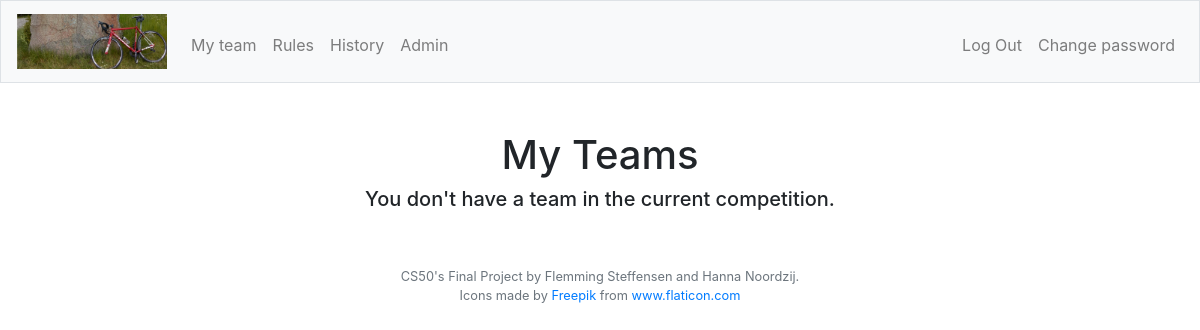
Before: /myteam (signed in) with the older database file.
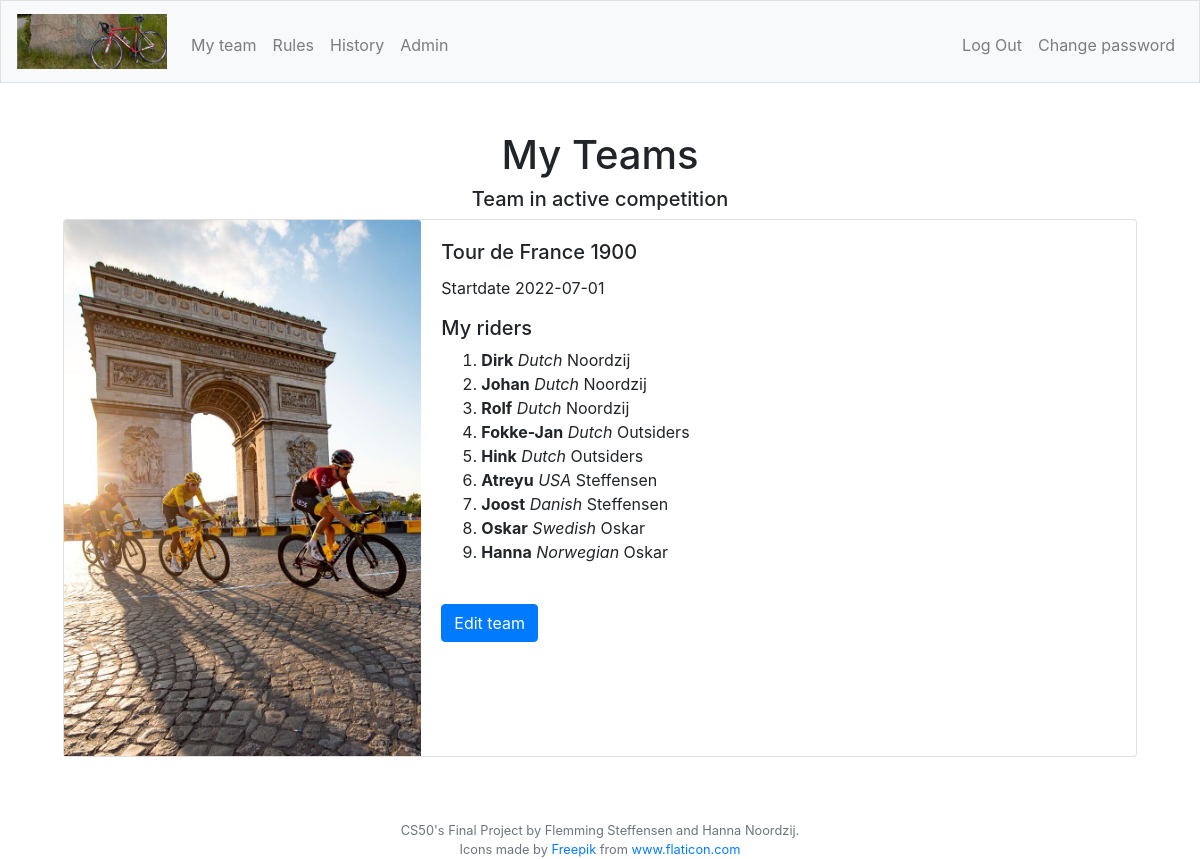
After: the same page with the newer database file.
### tables this page shows
CREATE TABLE "team" (
	"id"	INTEGER NOT NULL UNIQUE,
	"user_id"	INTEGER NOT NULL,
	"comp_id"	INTEGER NOT NULL,
	FOREIGN KEY("comp_id") REFERENCES "competitions"("id"),
	FOREIGN KEY("user_id") REFERENCES "users"("id"),
	PRIMARY KEY("id" AUTOINCREMENT)
);

CREATE TABLE "competitions" (
	"id"	INTEGER NOT NULL UNIQUE,
	"racetype_id"	INTEGER NOT NULL,
	"year"	TEXT NOT NULL,
	"startdate"	TEXT NOT NULL,
	"reg_active"	INTEGER NOT NULL,
	"reg_stop"	TEXT NOT NULL,
	"racedays"	INTEGER NOT NULL,
	"total_price"	INTEGER NOT NULL DEFAULT 0,
	"min_outsider"	INTEGER NOT NULL DEFAULT 0,
	PRIMARY KEY("id" AUTOINCREMENT),
	FOREIGN KEY("racetype_id") REFERENCES "racetypes"("id")
);

CREATE TABLE "team_member" (
	"id"	INTEGER NOT NULL UNIQUE,
	"team_id"	INTEGER NOT NULL,
	"rider_id"	INTEGER NOT NULL,
	"rank"	INTEGER NOT NULL,
	FOREIGN KEY("team_id") REFERENCES "team"("id"),
	FOREIGN KEY("rider_id") REFERENCES "riders"("id"),
	PRIMARY KEY("id" AUTOINCREMENT)
);

CREATE TABLE "riders" (
	"id"	INTEGER NOT NULL UNIQUE,
	"comp_id"	INTEGER NOT NULL,
	"rider"	TEXT NOT NULL,
	"nationality"	TEXT NOT NULL,
	"rides_for"	TEXT NOT NULL,
	"price"	INTEGER NOT NULL DEFAULT 0,
	"DNF"	INTEGER NOT NULL DEFAULT 0,
	"outsider"	INTEGER NOT NULL DEFAULT 1,
	PRIMARY KEY("id" AUTOINCREMENT),
	FOREIGN KEY("comp_id") REFERENCES "competitions"("id")
);

### app.py (the view)
@app.route("/myteam", methods=["GET", "POST"])
@login_required
def myteam():
    role = getRole()
    if request.method == "GET":
        user_id = session.get("user_id")
        activecomps = db.execute("SELECT c.id, c.startdate, c.racetype_id, c.year, t.id AS team_id \
                                        FROM competitions AS c \
                                        INNER JOIN racetypes AS r ON c.racetype_id = r.id\
                                        INNER JOIN team AS t ON c.id = t.comp_id \
                                            WHERE t.user_id = :user_id \
                                            AND c.reg_active = 'on' \
                                        ORDER BY c.startdate DESC", user_id = user_id)
        if activecomps:
            canRegisterOrEdit = db.execute("SELECT id FROM competitions WHERE reg_active = 'on' AND strftime('%s', reg_stop) > strftime('%s', 'now') ")
            riders = db.execute("SELECT r.rider, r.nationality, r.rides_for, tm.team_id, r.price, t.comp_id \
                                        FROM riders AS r \
                                        INNER JOIN team_member AS tm ON r.id = tm.rider_id \
                                        INNER JOIN team AS t ON t.id = tm.team_id \
                                            WHERE t.user_id = :user_id \
                                            AND t.comp_id = :activecomps \
                                        ORDER BY tm.rank ASC" , user_id=user_id, activecomps=activecomps[0]["id"])
            return render_template("myteam.html", role=role, activecomps = activecomps, riders=riders, canRegisterOrEdit=canRegisterOrEdit)
        else:
            noteam = 1
            return render_template("myteam.html", role=role, noteam=noteam)

### app.py (called while the page is built)
@app.after_request
def after_request(response):
    response.headers["Cache-Control"] = "no-cache, no-store, must-revalidate"
    response.headers["Expires"] = 0
    response.headers["Pragma"] = "no-cache"
    return response

### helpers.py (called while the page is built)
def login_required(f):
    @wraps(f)
    def decorated_function(*args, **kwargs):
        if session.get("user_id") is None:
            return redirect("/login")
        return f(*args, **kwargs)
    return decorated_function

def getRole():
    role = db.execute("SELECT role FROM users WHERE id = :userid", userid=session["user_id"])
    role2 = role[0]["role"]
    return role2

### templates/myteam.html (shortened to what this page needs)
{% extends "layout.html" %}
{% block adminNav %}
    {% if role == 2 %}
        <li class="nav-item"><a class="nav-link" href="/admin">Admin</a></li>
    {% endif %}
{% endblock %}
{% block main %}
    <h1>My Teams</h1>
    {% if noteam == 1 %}
    <h5>You don't have a team in the current competition.</h5>
    {% else %}
        <h5>Team in active competition</h5>
        {% if activecomps %}
            {% for comp in activecomps %}
            <div class="container">
                <div class="card mb-3 w-100 mx-auto">
                    <div class="row no-gutters">
                        <div class="col-md-4">
                            {% if comp.racetype_id == 1 %}
                                <img src="static\tour2.jpg" class="card-img-top" alt="Tour de France, https://www.vg.no/sport/sykkel/i/AdW5Rn/derfor-dropper-nordmennene-tour-de-france">
                            {% elif comp.racetype_id == 2 %}
                                <img src="static\giro2.jpg" class="card-img-top" alt="Giro d'Italia, https://www.bora.com/ru/ru/sports-nutrition/story/giro-ditalia-2021/">
                            {% elif comp.racetype_id == 3 %}
                                <img src="static\vuelta.jpg" class="card-img-top" alt="Vuelta a España, Picture from Alex Azabache fra Pexels">
                            {% endif %}
                        </div>
                        <div class="col-md-8">
                            <div class="card-body myteam">
                                {% if comp.racetype_id == 1 %}
                                    <h5 class="card-title">Tour de France {{comp.year}}</h5>
                                {% elif comp.racetype_id == 2 %}
                                    <h5 class="card-title">Giro d'Italia {{comp.year}}</h5>
                                {% elif comp.racetype_id == 3 %}
                                    <h5 class="card-title">Vuelta a España {{comp.year}}</h5>
                                {% endif %}
                                <p class="card-text">Startdate {{comp.startdate}}</p>
                                <div>
                                <h5>My riders</h5>
                                {% if riders %}
                                <ol>
                                    {% for rider in riders %}
                                        {% if rider.comp_id == comp.id %}
                                        <li><b>{{rider.rider}}</b> <i>{{rider.nationality}}</i> {{rider.rides_for}}</li>
                                        {% endif %}
                                    {% endfor %}
                                </ol>
                                {% endif %}
                                </div>
                                {% if canRegisterOrEdit %}
                                <br>
                                <a href="{{ url_for('editteam') }}" class="btn btn-primary">Edit team</a>
                                {% endif %}
                            </div>
                        </div>
                    </div>
                </div>
            </div>
            {% endfor %}
        {% endif %}
    {% endif %}
{% endblock %}

### templates/layout.html (shortened to what this page needs)
<!DOCTYPE html>
<html lang="en">
    <head>
        <link href="https://maxcdn.bootstrapcdn.com/bootstrap/4.1.3/css/bootstrap.min.css" rel="stylesheet">
        <link href="/static/styles.css" rel="stylesheet">
        <link rel="stylesheet" href="https://cdnjs.cloudflare.com/ajax/libs/Chart.js/2.9.3/Chart.css" />
        <link rel="stylesheet" href="https://cdnjs.cloudflare.com/ajax/libs/Chart.js/2.9.3/Chart.min.css" />
    </head>
    <body>
        <nav class="navbar navbar-expand-md navbar-light bg-light border">
            <a class="navbar-brand" href="/">
                <img src="/static/bicycle.jpeg" width="150px" alt="Bicycle">
            </a>
            <div class="collapse navbar-collapse" id="navbar">
                {% if session.user_id %}
                    <ul class="navbar-nav mr-auto mt-2">
                        <li class="nav-item"><a class="nav-link" href="/myteam">My team</a></li>
                        <li class="nav-item"><a class="nav-link" href="/rules">Rules</a></li>
                        <li class="nav-item"><a class="nav-link" href="/history">History</a></li>
                        {% block adminNav %}
                        {% endblock %}
                    </ul>
                    <ul class="navbar-nav ml-auto mt-2">
                        <li class="nav-item"><a class="nav-link" href="/logout">Log Out</a></li>
                        <li class="nav-item"><a class="nav-link" href="/chngpw">Change password</a></li>
                    </ul>
                {% else %}
                    <ul class="navbar-nav ml-auto mt-2">
                        <li class="nav-item"><a class="nav-link" href="/register">Register</a></li>
                        <li class="nav-item"><a class="nav-link" href="/login">Log In</a></li>
                    </ul>
                {% endif %}
            </div>
        </nav>
        <main class="container-fluid p-5">
            {% block main %}{% endblock %}
        </main>
        <footer class="small text-center text-muted">
            CS50's Final Project by Flemming Steffensen and Hanna Noordzij.
            <br>
            Icons made by <a href="https://www.flaticon.com/authors/freepik" title="Freepik">Freepik</a> from <a href="https://www.flaticon.com/" title="Flaticon"> www.flaticon.com</a>
        </footer>
    </body>
</html>

### static/styles.css (style rules this page uses)
nav .navbar-brand { font-size: xx-large; }
main { overflow-x: auto; text-align: center; }
main img { max-width: 100%; }
.myteam { text-align: left; }

Changed rows visible on the page:
added team: year "1900", startdate "2022-07-01"
added team_member: rider "Dirk", nationality "Dutch", rides_for "Noordzij"
added team_member: rider "Johan", nationality "Dutch", rides_for "Noordzij"
added team_member: rider "Rolf", nationality "Dutch", rides_for "Noordzij"
added team_member: rider "Fokke-Jan", nationality "Dutch", rides_for "Outsiders"
added team_member: rider "Hink", nationality "Dutch", rides_for "Outsiders"
added team_member: rider "Atreyu", nationality "USA", rides_for "Steffensen"
added team_member: rider "Joost", nationality "Danish", rides_for "Steffensen"
added team_member: rider "Oskar", nationality "Swedish", rides_for "Oskar"
added team_member: rider "Hanna", nationality "Norwegian", rides_for "Oskar"
Other visible differences:
text no longer shown: "You don't have a team in the current competition."
text now shown: "Team in active competition"
